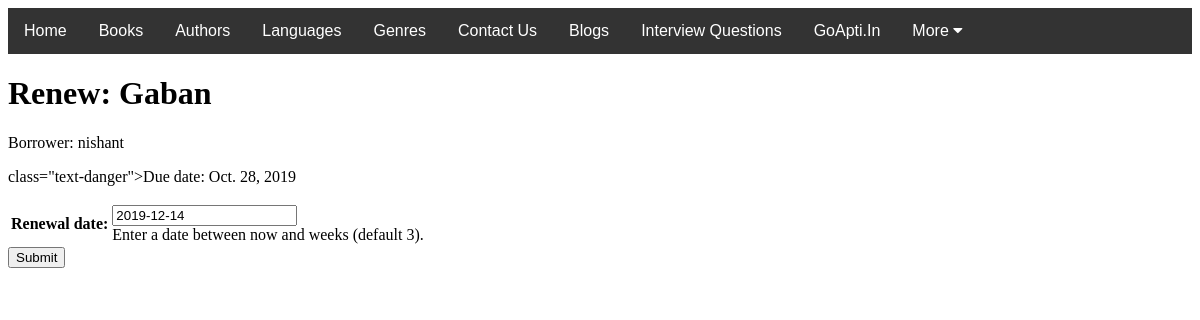
The app's page /catalog/book/aa80a45b-a469-4177-adfc-b560580555e8/renew/ (signed in), older data.
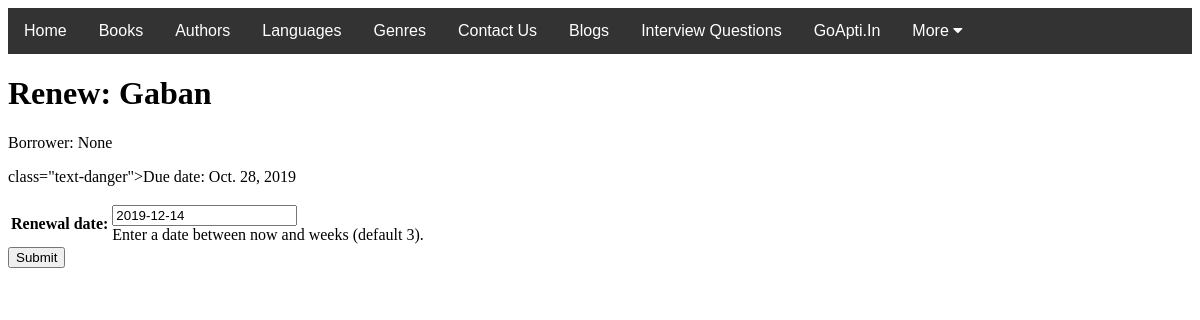
The same page, newer data.
### catalog/models.py (models this page shows, shortened)
class BookInstance(models.Model):
    id = models.UUIDField(primary_key=True, default=uuid.uuid4, help_text='Unique ID for this Book across whole Library')
    book = models.ForeignKey('Book', on_delete=models.SET_NULL, null=True)
    imprint = models.CharField(max_length=200)
    due_back = models.DateField(null=True, blank=True)
    borrower = models.ForeignKey(User, on_delete=models.SET_NULL, null= True, blank=True)
    @property
    def is_overdue(self):
        if self.due_back and date.today() > self.due_back:
            return True
        return False
    LOAN_STATUS = (
        ('m', 'Maintenance'),
        ('o', 'On Loan'),
        ('a', 'Available'),
        ('r','Reserved')
    )
    status = models.CharField(
        max_length=1,
        choices=LOAN_STATUS,
        blank=True,
        default='m',
        help_text='Book Availability',
    )
    class Meta:
        ordering = ['due_back']
        permissions = (("can_mark_returned", "Set book as returned"), )

class Book(models.Model):
    title = models.CharField(max_length=200)
    author = models.ForeignKey('Author', on_delete=models.SET_NULL, null=True)
    summary = models.TextField(max_length=1000, help_text='Enter a brief description os the book')
    isbn = models.CharField('ISBN',
                            max_length=13,
                            help_text='13 Character ISBN number. International Standard Book Number.')
    genre = models.ManyToManyField(Genre, help_text='Select a genre for this Boook')
    language = models.ForeignKey('Language', on_delete=models.SET_NULL, null=True)
    def display_genre(self):
        """Create a string for the Genre. This is required to display genre in Admin."""
        return ', '.join(genre.name for genre in self.genre.all()[:3])
    display_genre.short_description = 'Genre'

### catalog/views.py (the view)
# urls.py: path('book/<uuid:pk>/renew/', views.renew_book_librarian, name='renew-book-librarian'),
@permission_required('catalog.can_mark_returned')
def renew_book_librarian(request, pk):
    book_instance = get_object_or_404(BookInstance, pk=pk)
    if request.method == 'POST':
        form = RenewBookForm(request.POST)
        if form.is_valid():
            book_instance.due_back = form.cleaned_data['renewal_date']
            book_instance.save()
            return HttpResponseRedirect(reverse('all-borrowed') )
    else:
        proposed_renewal_date = datetime.date.today() + datetime.timedelta(weeks=3)
        form = RenewBookForm(initial={'renewal_date': proposed_renewal_date})
    context = {
        'form': form,
        'book_instance': book_instance,
    }
    return render(request, 'catalog/book_renew_librarian.html', context)

### catalog/forms.py (shortened to what this page needs)
class RenewBookForm(forms.Form):
    renewal_date = forms.DateField(help_text="Enter a date between now and weeks (default 3).")

### catalog/templates/catalog/book_renew_librarian.html (shortened to what this page needs)
{% extends "base_generic.html" %}
{% block content %}
  <h1>Renew: {{ book_instance.book.title }}</h1>
  <p>Borrower: {{ book_instance.borrower }}</p>
  <p>{% if book_instance.is_overdue %} class="text-danger"{% endif %}>Due date: {{ book_instance.due_back }}</p>
  <form action="" method="post">
    <table>
    {{ form.as_table }}
    </table>
    <input type="submit" value="Submit">
  </form>
{% endblock %}

Row changes from the older to the newer data that the page shows:
changed BookInstance "Gaban": borrower "nishant" → "None"
